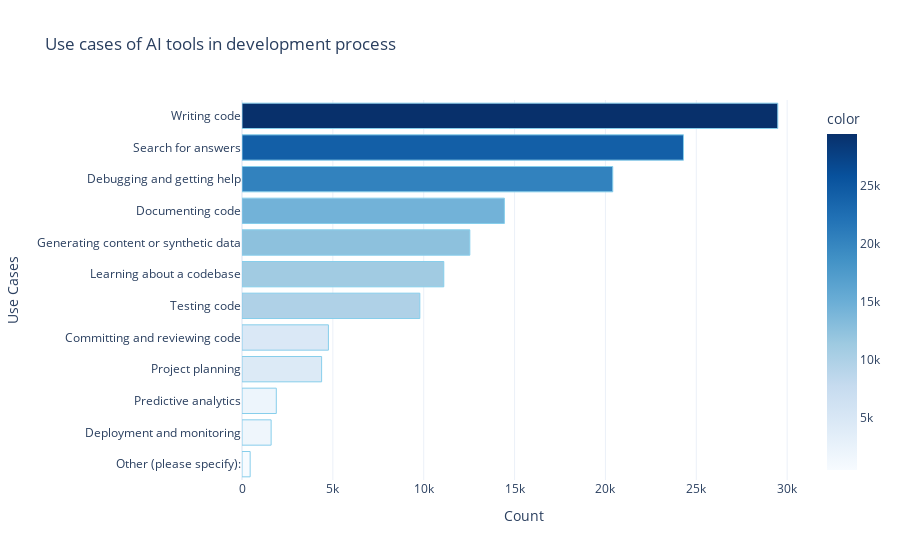

The notebook cell this image was saved under:
### Markdown cell above
-------------------------------------------------------------------------------------------------------------------------------------------------

### Code cell
# use cases of ai in development process
ai_uses = df['AIToolCurrently Using'].dropna()
ai_uses_sep = ai_uses.str.split(';').explode()
ai_uses_cnts = ai_uses_sep.value_counts().sort_values(ascending=True)
fig3 = px.bar(
    x=ai_uses_cnts.values,
    y=ai_uses_cnts.index,
    orientation='h',
    title="Use cases of AI tools in development process",
    color=ai_uses_cnts.values,
    color_continuous_scale='blues',
    labels={'x': 'Count', 'y': 'Use Cases'}
)
fig3.update_traces(marker=dict(line=dict(color='skyblue', width=1)))
fig3.update_layout(
    xaxis_title="Count",
    yaxis_title="Use Cases",
    template="plotly_white"
)
fig3.show()

### Figure 1 — Plotly figure (JSON) as saved in the notebook; plotly's stock layout.template omitted (floating-point values rounded to 4 significant figures)
{"data": [{"alignmentgroup": "True", "hovertemplate": "Count=%{x}<br>Use Cases=%{y}<br>color=%{marker.color}<extra></extra>", "legendgroup": "", "marker": {"color": [449, 1603, 1888, 4381, 4756, 9787, 11105, 12538, 14439, 20404, 24295, 29486], "coloraxis": "coloraxis", "line": {"color": "skyblue", "width": 1}, "pattern": {"shape": ""}}, "name": "", "offsetgroup": "", "orientation": "h", "showlegend": false, "textposition": "auto", "type": "bar", "x": [449, 1603, 1888, 4381, 4756, 9787, 11105, 12538, 14439, 20404, 24295, 29486], "xaxis": "x", "y": ["Other (please specify):", "Deployment and monitoring", "Predictive analytics", "Project planning", "Committing and reviewing code", "Testing code", "Learning about a codebase", "Generating content or synthetic data", "Documenting code", "Debugging and getting help", "Search for answers", "Writing code"], "yaxis": "y"}], "layout": {"barmode": "relative", "coloraxis": {"colorbar": {"title": {"text": "color"}}, "colorscale": [[0, "rgb(247,251,255)"], [0.125, "rgb(222,235,247)"], [0.25, "rgb(198,219,239)"], [0.375, "rgb(158,202,225)"], [0.5, "rgb(107,174,214)"], [0.625, "rgb(66,146,198)"], [0.75, "rgb(33,113,181)"], [0.875, "rgb(8,81,156)"], [1, "rgb(8,48,107)"]]}, "legend": {"tracegroupgap": 0}, "title": {"text": "Use cases of AI tools in development process"}, "xaxis": {"anchor": "y", "domain": [0, 1], "title": {"text": "Count"}}, "yaxis": {"anchor": "x", "domain": [0, 1], "title": {"text": "Use Cases"}}}}
